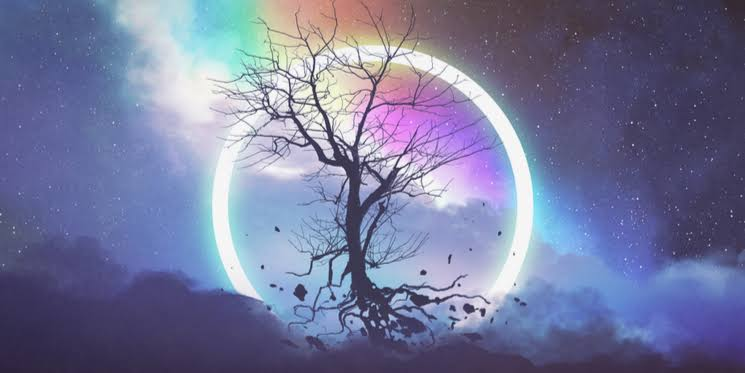
#> input picture Day05-09-09-2026/images.jpg, 745 x 373 px
$ jupyter execute Untitled.ipynb
#> lines starting #> are read from the running program, lines starting #| are printed output that depends on the picture; after the words box and inside, x2 and y2 are one past the last pixel; in counts of white or black regions, pixels touching at a corner belong together
[cell 1]
import numpy as np
import matplotlib.pyplot as plt
from PIL import Image

[cell 2]
image_path = "images.jpg"
img = np.array(Image.open(image_path).convert("L"))
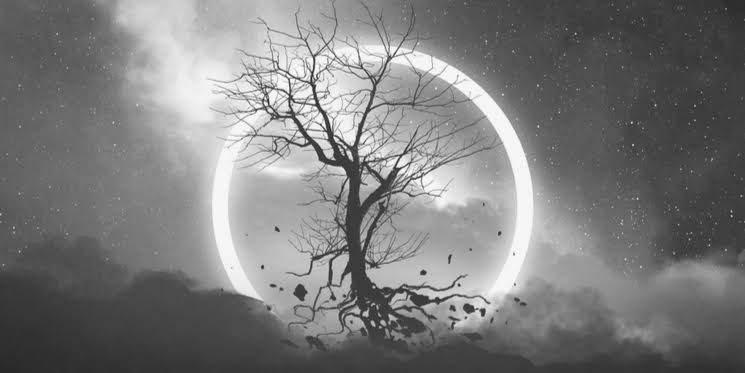
#> img: shape (373, 745); min 34, max 255, mean 123.9

[cell 3]
print("Original image shape:", img.shape)
#| Original image shape: (373, 745)
print("Original image data type:", img.dtype)
#| Original image data type: uint8

[cell 4]
plt.figure(figsize=(6,5))
plt.imshow(img,cmap = "gray")
plt.title("Orginal Grayscale Image")
plt.axis("off")
plt.show()

[cell 5]
def downsample(image, factor):
    """Keep only every 'factor' -th pixel in rows and colums."""
    return image[::factor, ::factor]

[cell 6]
factors = [2, 4, 8]
plt.figure(figsize = (14,4))
plt.subplot(1, len(factors) + 1, 1)
plt.imshow(img, cmap = "gray")
plt.title("Original")
plt.axis("off")

[cell 7]
for i, f in enumerate(factors):
    small = downsample(img, f)
    plt.subplot(1, len(factors) + 1, i + 2)
    plt.imshow(small, cmap="gray")
    plt.title(f"Downsampled x{f}\nshape={small.shape}")
    plt.axis("off")
#> this loop made 3 passes
#> pass 1, `small = downsample(img, f)`:
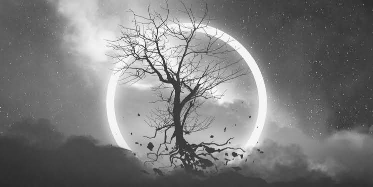
#> small: shape (187, 373); min 38, max 255, mean 123.7
#> pass 2, `small = downsample(img, f)`:
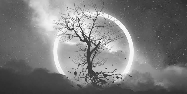
#> small: shape (94, 187); min 38, max 255, mean 123.4
#> pass 3, `small = downsample(img, f)`:
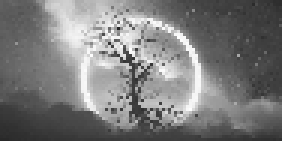
#> small: shape (47, 94) (shown 3 times larger); min 38, max 255, mean 123.4

[cell 8]
plt.tight_layout()
plt.show()

[cell 9]
small_img = downsample(img, 8)
pil_small = Image.fromarray(small_img)
upsampled = pil_small.resize((img.shape[1], img.shape[0]),Image.Resampling.NEAREST)
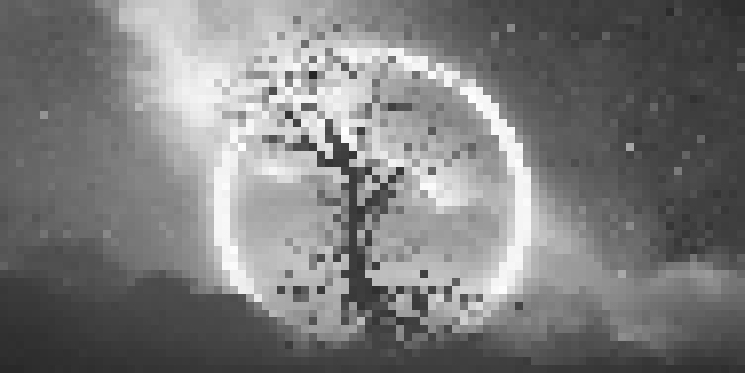
#> upsampled: PIL image 745x373 L; min 38, max 255, mean 123.4
upsampled = np.array(upsampled)

[cell 10]
plt.figure(figsize=(12, 5))
plt.subplot(1, 2, 1)
plt.imshow(img, cmap="gray")
plt.title("Upsampled from x8 Downsample\n(blocky / aliased)")
plt.axis("off")
#> Out = (-0.5, 744.5, 372.5, -0.5)

[cell 11]
plt.tight_layout()
plt.show()

[cell 12]
print("\nSampling: reducing resolution loses spatail permanetly.")
print("Upsampling only stretches existing pixels; it cannot recover lost detail.")

[cell 13]
def quantize(image,levels):
    """
    Reduce an 8-bit (0-255) grayscale image to a smaller number of gray levels.
    'levels' is how many distinct gray shades the output should have (e.g. 4, 8, )
    """

    step = 256 // levels
    quantized = (image // step) * step
    return quantized.astype(np.uint8)

[cell 14]
level_options = [256, 16, 8, 4, 2]
plt.figure(figsize=(16, 4))

[cell 15]
for i, levels in enumerate(level_options):
    q_img = quantize(img, levels)
    plt.subplot(1, len(level_options), i + 1)
    plt.imshow(q_img, cmap="gray", vmin=0, vmax=255)
    plt.title(f"{levels} gray levels")
    plt.axis("off")
#> this loop made 5 passes
#> pass 3, in quantize (call 3), `quantized = (image // step) * step`:
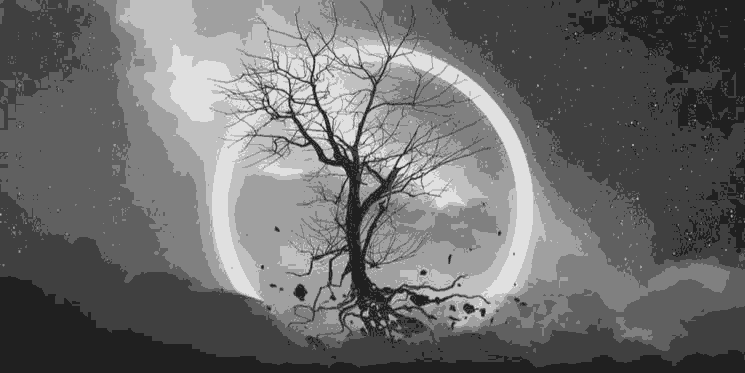
#> quantized: shape (373, 745); min 32, max 224, mean 108.1
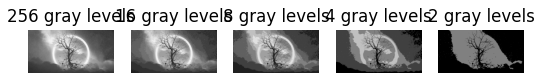
#> figure drawn by matplotlib, 5 panels

[cell 16]
plt.tight_layout()
plt.show()

[cell 17]
q2 = quantize(img, 2)
#> in quantize (call 6), `quantized = (image // step) * step`:
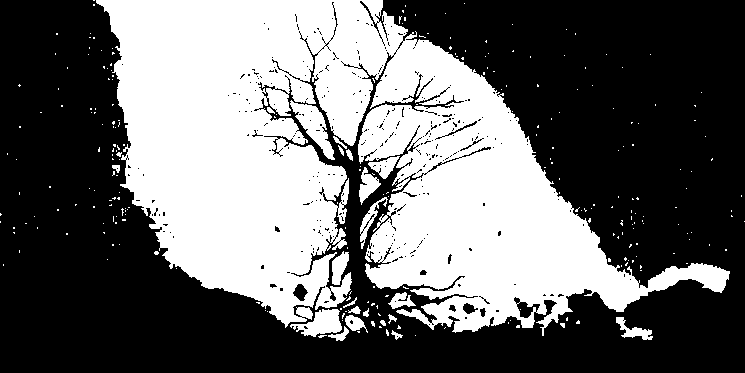
#> quantized: shape (373, 745); values 0 (black) and 128 (white), 41.4% white; 265 white regions (243 under 20 px), largest, box (x1, y1, x2, y2) and area: (96, 0, 730, 336) 109544, (290, 100, 335, 160) 1019, (290, 309, 342, 337) 800
q4 = quantize(img, 4)
#> in quantize (call 7), `quantized = (image // step) * step`:
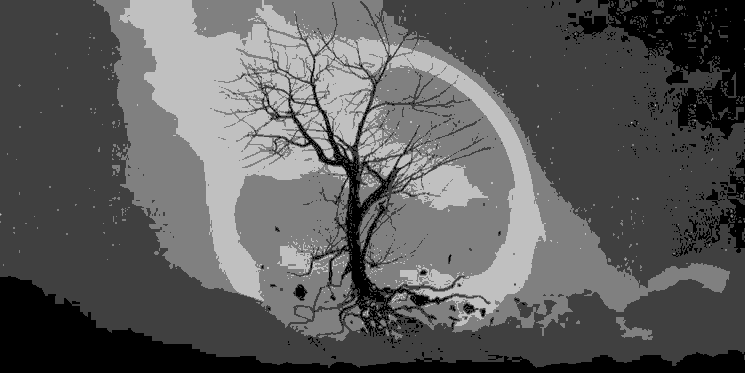
#> quantized: shape (373, 745); min 0, max 192, mean 92.1

[cell 18]
plt.figure(figsize=(10,5))
plt.subplot(1,2,1)
plt.imshow(q2, cmap="gray")
plt.title("2 Gray lavels (severe banding")
plt.axis("off")
#> Out = (-0.5, 744.5, 372.5, -0.5)

[cell 19]
plt.subplot(1,2,2)
plt.imshow(q2, cmap="gray")
plt.title("2 Gray lavels (visible banding")
plt.axis("off")
#> Out = (-0.5, 744.5, 372.5, -0.5)
